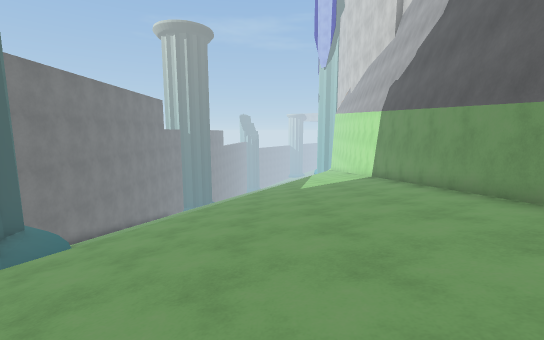
View 1 (above)

15 first-person views from a walk through a scene from a Unity 3-D project. The camera is 1.4 m above the floor, tilts 8° down and sees 90° across. The floor is counted in squares, 1 m on a side. Each view is taken from the middle of a square. On the plan, view 1 faces up. The plan holds only what a view shows up to about 13 squares ahead; the rest is blank. The place goes on beyond the plan. The player character is not drawn. Some animated figures are left out. Some surface patterns are stand-ins.

View 2
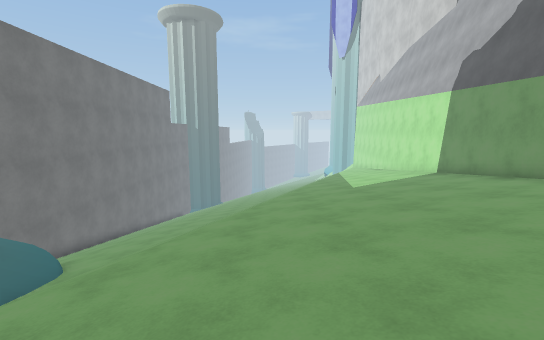

View 3
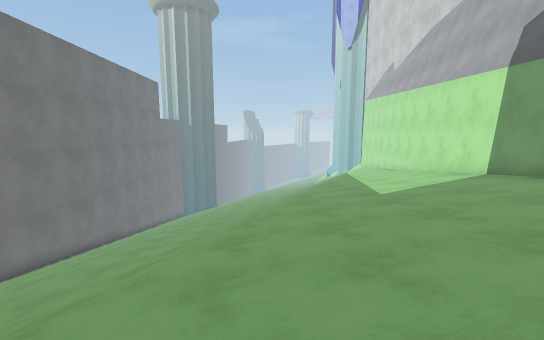

View 4
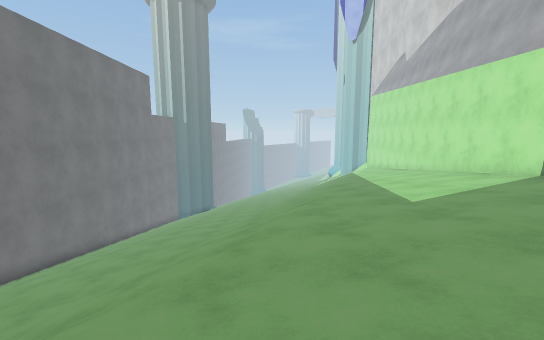

View 5
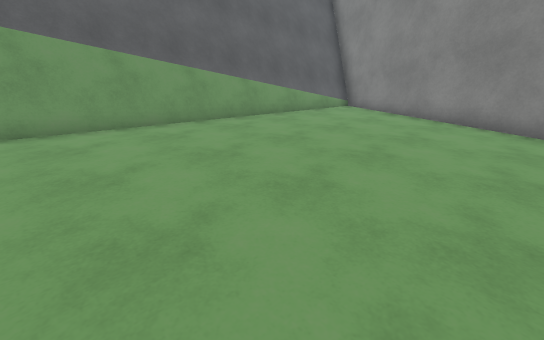

View 6
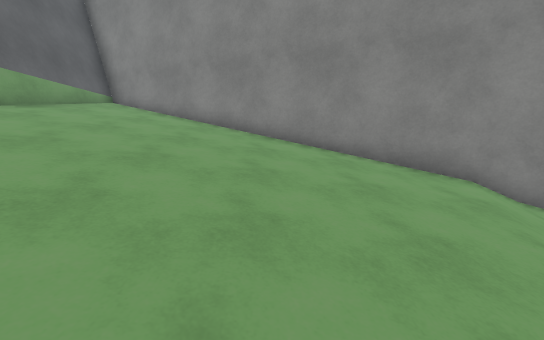

View 7
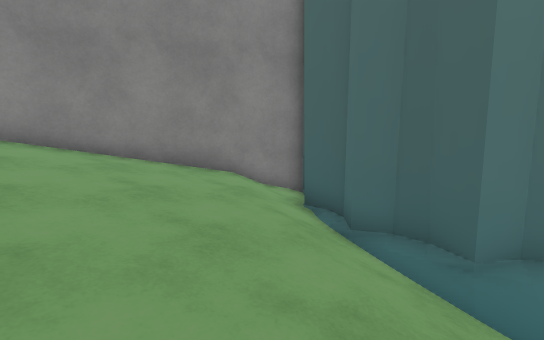

View 8
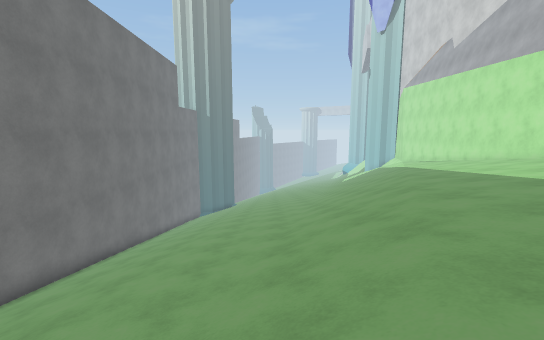

View 9
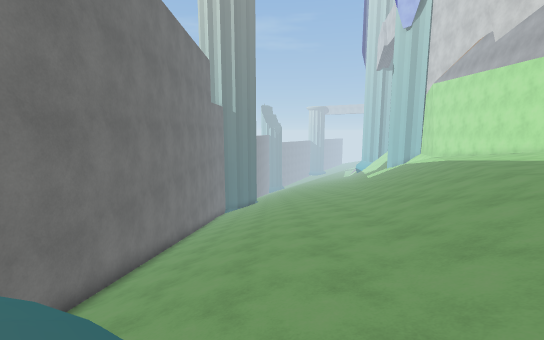

View 10
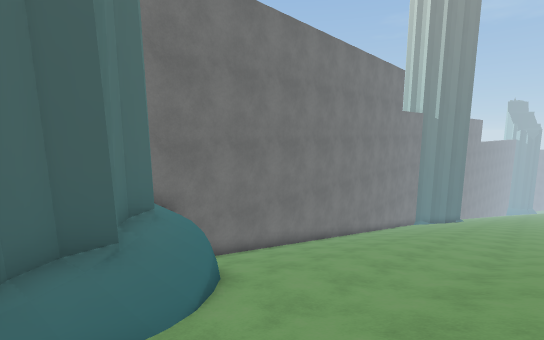

View 11
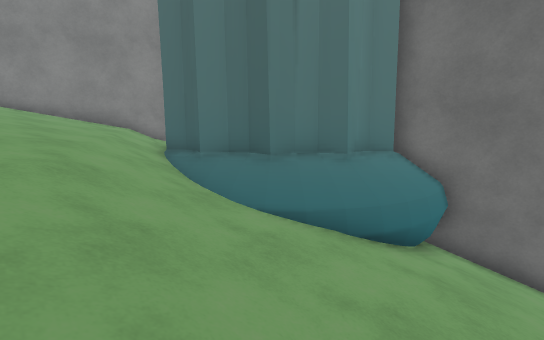

View 12
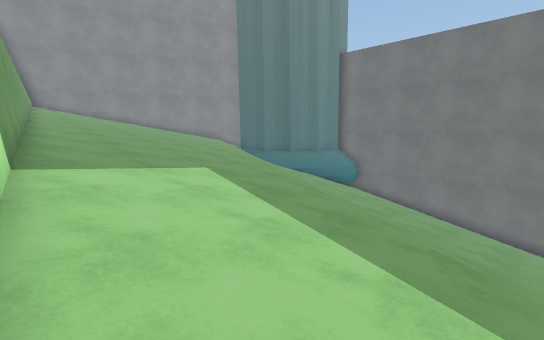

View 13
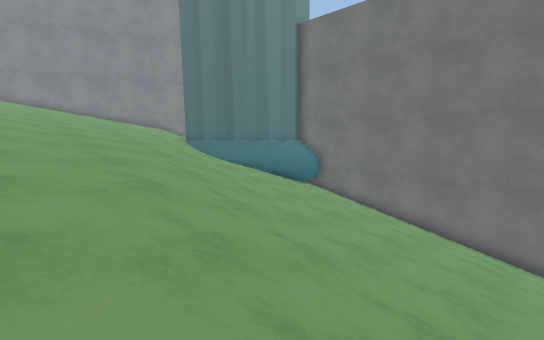

View 14
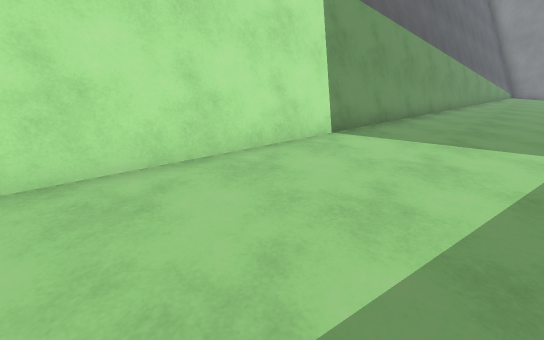

View 15
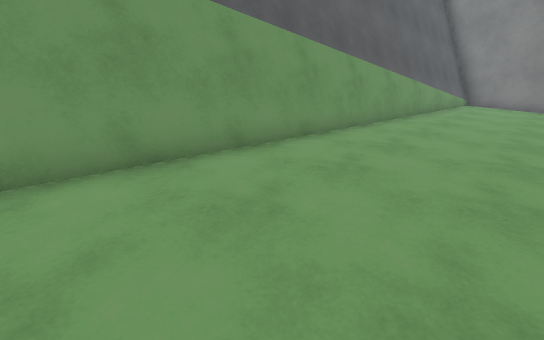

### Floor plan
Key: @ floor where view 1 was taken; # wall or solid block; . main floor; : floor 0.75 m higher than the main floor; - floor 1 m lower than the main floor; + floor 1.5 m higher than the main floor; * floor 2.25 m higher than the main floor; / step, stairs or slope; = window, fence, low wall or low ledge.
Columns run from 13 left of view 1 to 7 right of it. Each row starts with its distance up from view 1.
 22 #//////////////----.#
 21 #//////////////---.##
 20 #/////////////---..##
 19 #/////////////--...#
 18 #////////////--....#
 17 #////////////-.....#
 16 #///////////-......#
 15 #///////////-......#
 14 #///////////.......#
 13 #//////////.......:#
 12 ###=///////......::#
 11  ###=/////......::=#
 10  ###//////.....:::##
  9    ##////.....::::##
  8     ##///....::::+#
  7      #//....::::++#
  6      #//....:::+++#
  5     ##/....:::++++#
  4     #//...::::++++#
  3     #/...::::+++++#
  2    ##/..::::++++++#
  1     ###::::+++++++#
  0       ###:+++@+++=#
 -1         ####++++*##
 -2            ###+**##
 -3              ###*#
 -4                ###

Where each view was taken, in squares from view 1:
view 1: 0 up, 0 right, facing up
view 2: 3 up, 2 left, facing up
view 3: 6 up, 2 left, facing up
view 4: 8 up, 2 left, facing up
view 5: 8 up, 3 left, facing down-right
view 6: 8 up, 3 left, facing down
view 7: 8 up, 3 left, facing down-left
view 8: 9 up, 5 left, facing up
view 9: 9 up, 8 left, facing up
view 10: 8 up, 4 left, facing up-left
view 11: 14 up, 4 left, facing down-left
view 12: 22 up, 6 right, facing down-left
view 13: 22 up, 1 right, facing down-left
view 14: 22 up, 2 right, facing down-right
view 15: 13 up, 1 right, facing down-right
